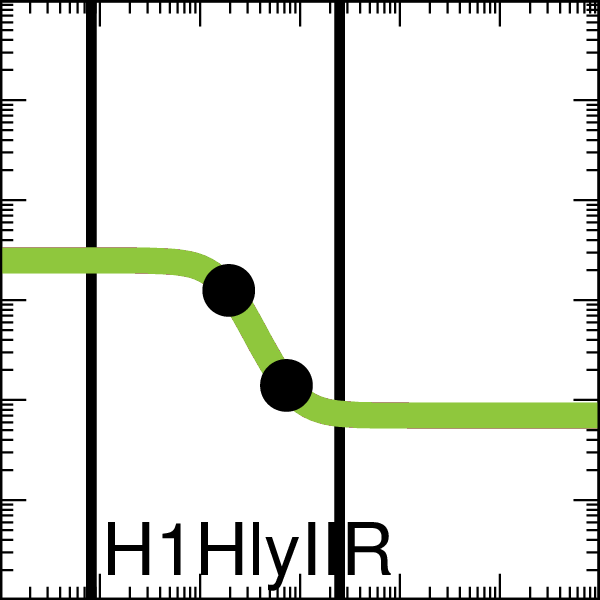

Generate this figure with gnuplot:

set output "demo_FixedGates0xFE_002_A000_xfer_model_H1_HlyIIR.eps"
set terminal postscript eps enhanced color "Helvetica, 35" size 2,2
set logscale x
set logscale y
set lmargin screen 0.0
set rmargin screen 1.0
set tmargin screen 1.0
set bmargin screen 0.0
set size ratio 1.0
set border linewidth 2
set tics scale 2
set mxtics 10
set mytics 10
set key bottom left
set key samplen -1
set xrange [0.001:1000.0]
set yrange [0.001:1000.0]
set format y "10^{%L}"    
set format x "10^{%L}"    
set format x ""    
set xlabel '11110000'
set arrow from 0.0082,0.001 to 0.0082,1000.0 nohead lw 10 lt 2 lc rgb '#000000'
set arrow from 2.5,0.001 to 2.5,1000.0 nohead lw 10 lt 2 lc rgb '#000000'
ymin = 0.07
ymax = 2.5
K = 0.19
n = 2.6
set dummy x

plot ymin+(ymax-ymin)/(1.0+(x/K)**n) lw 25 lc rgb '#8FC73E' title 'H1HlyIIR',\
 "<echo '1 2'" using (0.194258377):(1.2500000037910632)  with points pt 7 ps 4 lc rgb 'black' notitle,\
 "<echo '1 2'" using (0.735147282):(0.1400000000187563)  with points pt 7 ps 4 lc rgb 'black' notitle
